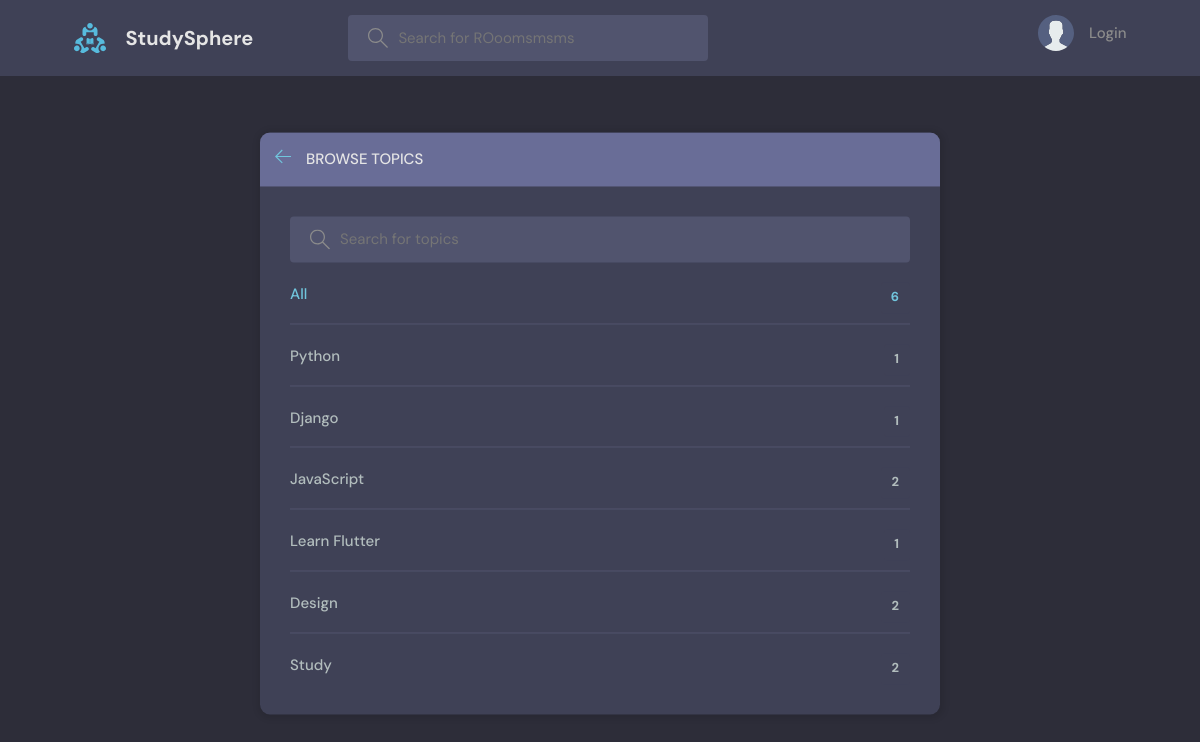
/topics/, run on an earlier commit of the app's database.
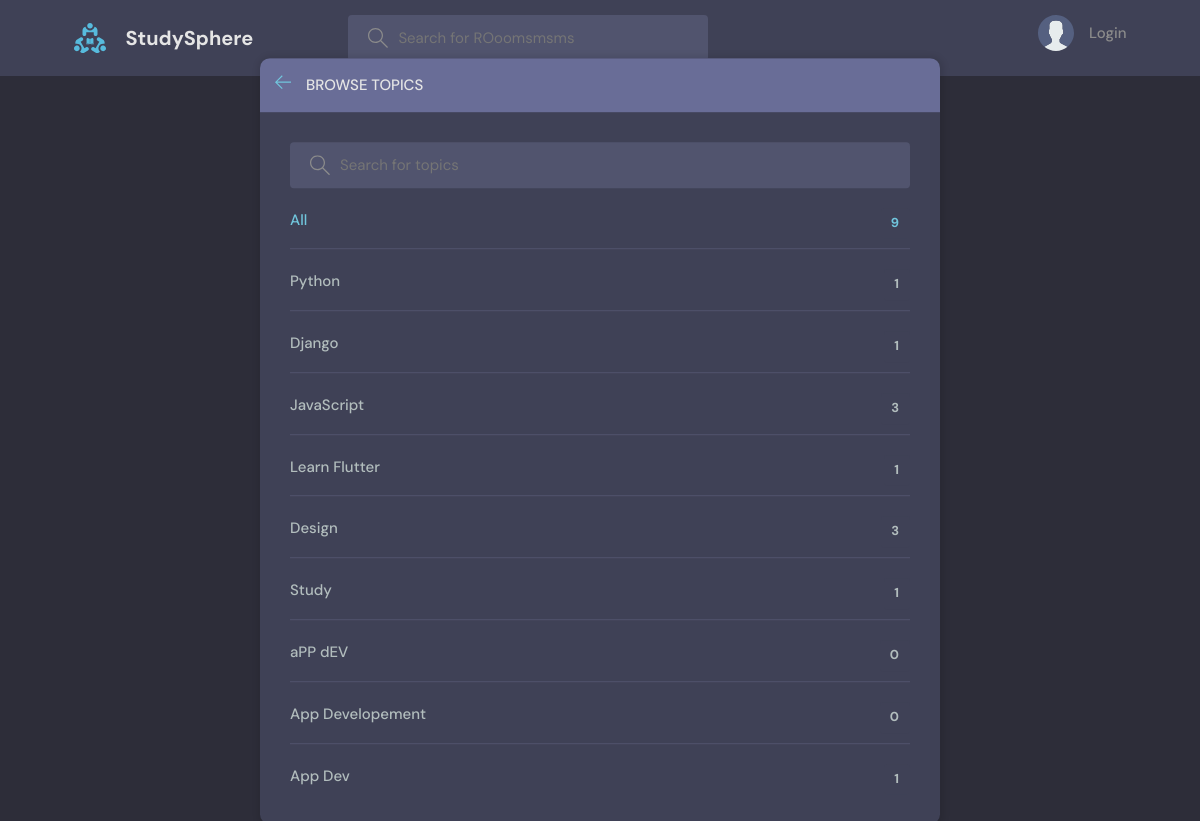
And on a later commit of the database.
### base/models.py (models this page shows, shortened)
class Topic(models.Model):
    name = models.TextField(max_length=100)

### base/views.py (the view)
# urls.py: path('topics/', views.topicsPage, name="topics")
def topicsPage(request):
    q = request.GET.get('q') if request.GET.get('q') != None else ''
    topics = Topic.objects.filter(name__icontains=q)
    return render(request, 'base/topics.html', {'topics': topics})

### base/templates/base/topics.html (shortened to what this page needs)
{% extends 'main.html' %}
{% block content %}
<main class="create-room layout">
  <div class="container">
    <div class="layout__box">
      <div class="layout__boxHeader">
        <div class="layout__boxTitle">
          <a href="{% url 'home' %}">
            <svg version="1.1" xmlns="http://www.w3.org/2000/svg" width="32" height="32" viewBox="0 0 32 32">
              <title>arrow-left</title>
              <path
                d="M13.723 2.286l-13.723 13.714 13.719 13.714 1.616-1.611-10.96-10.96h27.625v-2.286h-27.625l10.965-10.965-1.616-1.607z">
              </path>
            </svg>
          </a>
          <h3>Browse Topics</h3>
        </div>
      </div>
      <div class="topics-page layout__body">
        <form action="" method="GET" class="header__search">
          <label>
            <input name="q" placeholder="Search for topics" />
          </label>
        </form>
        <ul class="topics__list">
          <li>
            <a href="{% url 'topics' %}" class="active">All <span>{{topics.count}}</span></a>
          </li>
          {% for topic in topics %}
          <li>
            <a href="{% url 'home' %}?q={{topic.name}}">{{ topic.name }} <span>{{topic.room_set.all.count}}</span></a>
          </li>
          {% endfor %}
        </ul>
      </div>
    </div>
  </div>
</main>
{% endblock content %}

### Templates/main.html (shortened to what this page needs)
<!DOCTYPE html>
{% load static%}
<html lang="en">
  <head>
    <link rel="stylesheet" href="{% static 'styles/style.css' %}" />
  </head>
  <body>
    {% include 'navbar.html'%}
    {% block content%}
    {% endblock%}
  </body>
</html>

### Templates/navBar.html (shortened to what this page needs)
{% load static %}
<header class="header header--loggedIn">
    <div class="container">
        <a href="{% url 'home' %}" class="header__logo">
            <img src="{% static 'images/logo.svg' %}" />
            <h1>StudySphere</h1>
        </a>
        <form class="header__search" method="GET" action="{% url 'home' %}">
            <label>
                <input name="q" placeholder="Search for ROoomsmsms" />
            </label>
        </form>
        <nav class="header__menu">
            {% if request.user.is_authenticated %}
            <div class="header__user">
                <a href="{% url 'UserProfile' request.user.id%}">
                    <div class="avatar avatar--medium active">
                        <img src="{{request.user.avatar.url}}" />
                    </div>
                    <p>{{request.user.username}} <span>@{{request.user.username}}</span></p>
                </a>
                <button class="dropdown-button">
                    <svg version="1.1" xmlns="http://www.w3.org/2000/svg" width="32" height="32" viewBox="0 0 32 32">
                        <title>chevron-down</title>
                        <path d="M16 21l-13-13h-3l16 16 16-16h-3l-13 13z"></path>
                    </svg>
                </button>
            </div>
            {% else %}
            <a href="{% url 'UserLogin' %}">
                <img src="{% static 'images/avatar.svg' %}" />
                <p>Login</p>
            </a>
            {% endif %}
        </nav>
    </div>
</header>

### static/styles/style.css (style rules this page uses)
:root { --color-main: #71c6dd; --color-main-light: #e1f6fb; --color-dark: #3f4156; --color-dark-medium: #51546e; --color-dark-light: #696d97; --color-light: #e5e5e5; --color-gray: #8b8b8b; --color-light-gray: #b2bdbd; --color-bg: #2d2d39; --color-success: #5dd693; --color-error: #fc4b0b; }
* { font-family: "DM Sans", -apple-system, BlinkMacSystemFont, "Segoe UI", Roboto, Oxygen, Ubuntu, Cantarell, "Open Sans", "Helvetica Neue", sans-serif; margin: 0; padding: 0; box-sizing: border-box; text-rendering: optimizeLegibility; font-size: inherit; }
html { font-size: 56.25%; }
@media only screen and (min-width: 1200px) { html { font-size: 62.5%; } }
body { line-height: 1.6; font-weight: 400; font-size: 1.5rem; color: var(--color-light-gray); background-color: var(--color-bg); min-height: 100vh; }
img { width: 100%; }
a { display: inline-block; color: var(--color-main); text-decoration: none; }
.container { max-width: 120rem; width: 90%; margin: auto; }
.header { padding: 1.5rem; background-color: var(--color-dark); }
.header > .container { display: flex; gap: 9.5rem; }
.header__logo, .header__user { display: flex; gap: 2rem; align-items: center; }
.header__logo > img { height: 3.2rem; width: 3.2rem; }
.header__logo > h1 { font-weight: 700; font-size: 2rem; color: var(--color-light); }
.header__search > label { background-color: var(--color-dark-medium); padding: 1.3rem 1rem; display: flex; align-items: center; gap: 1rem; border-radius: 4px; }
.header__search svg { fill: var(--color-gray); width: 2rem; height: 2rem; margin-left: 1rem; }
.header__search input { width: 30rem; background: transparent; border: none; outline: none; color: var(--color-light); }
.header__menu { margin-left: auto; position: relative; }
.header__menu a { display: flex; gap: 1.5rem; align-items: center; font-weight: 500; text-decoration: none; color: var(--color-gray); }
.header__menu img { height: 3.6rem; }
.header__menu p { line-height: 1.2; }
.layout { margin-top: 2.4rem; }
.layout > .container { display: flex; justify-content: space-between; align-items: flex-start; }
.layout__box { width: 90%; max-width: 48rem; min-height: 40rem; position: absolute; top: 50%; left: 50%; transform: translate(-50%, -46%); background-color: var(--color-dark); border-radius: 1rem; box-shadow: 1px 1px 6px 3px rgba(0, 0, 0, 0.1); overflow: hidden; }
.layout__boxHeader { display: flex; padding: 1.5rem; background-color: var(--color-dark-light); }
.layout__boxTitle { display: flex; gap: 1.5rem; align-items: center; }
.layout__boxTitle h3 { text-transform: uppercase; font-weight: 500; color: var(--color-light); }
.layout__boxTitle svg { width: 1.6rem; height: 1.6rem; fill: var(--color-main); }
.layout__body { margin: 3rem; }
.topics__list { list-style: none; }
.topics__list li a { display: flex; justify-content: space-between; margin-bottom: 3rem; font-weight: 500; color: var(--color-light-gray); transition: all 0.3s ease-in-out; }
.topics__list li a.active, .topics__list li a:hover { color: var(--color-main); }
.topics__list li a span { padding: 0.5rem 1rem; background-color: var(--color-dark); border-radius: 3px; font-size: 1.3rem; font-weight: 700; letter-spacing: 1px; }
.topics-page .topics__list li:not(:last-child) a { margin: 2rem 0; padding-bottom: 1rem; text-decoration: none; border-bottom: 1px solid var(--color-dark-medium); }
.topics-page .header__search { display: block; }
.create-room.layout .layout__box { max-width: 68rem; }

What changed in the data, as far as the page shows it:
computed for Topic "JavaScript": room_set.all.count "2" → "3"
computed for Topic "Design": room_set.all.count "2" → "3"
computed for Topic "Study": room_set.all.count "2" → "1"
added Topic: name "aPP dEV", room_set.all.count "0"
added Topic: name "App Developement", room_set.all.count "0"
added Topic: name "App Dev", room_set.all.count "1"
Also different on the page:
{{ topics.count }}: "6" → "9"
